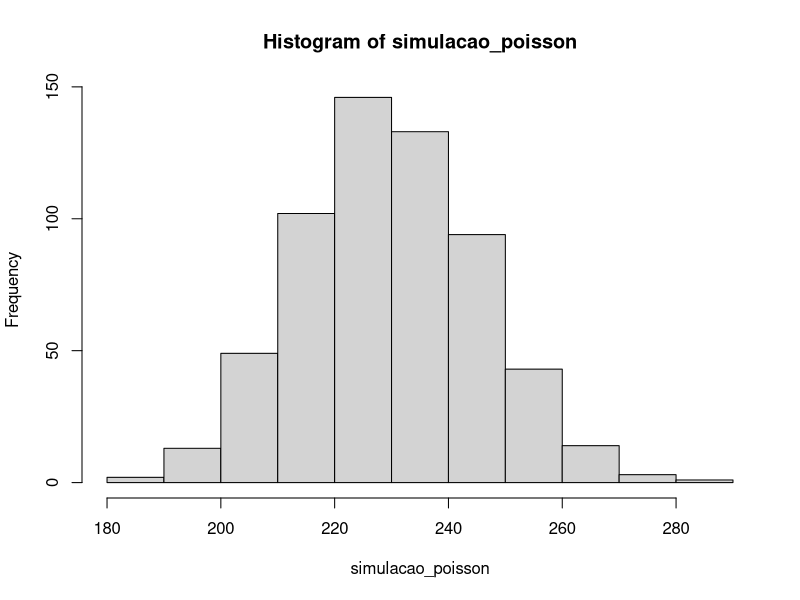
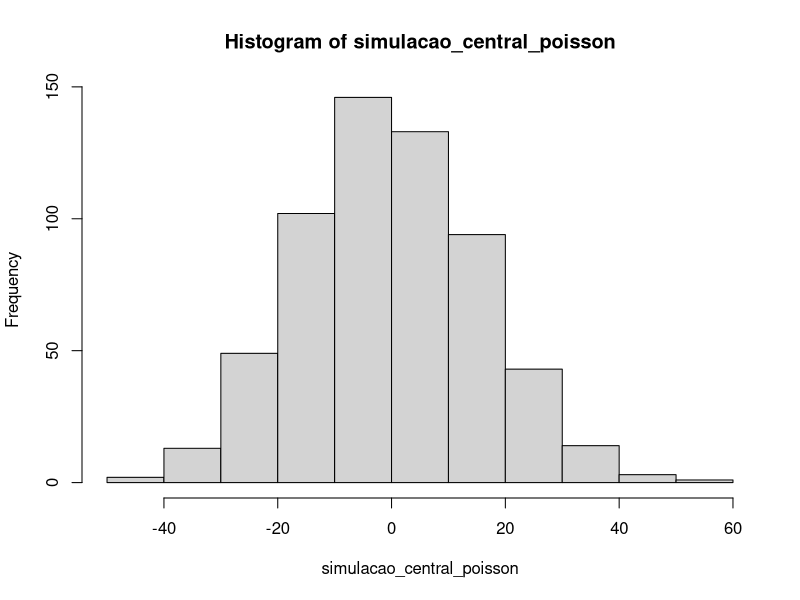

Generate these figures, in order, with R:
# Criando uma distribuição de poisson
simulacao_poisson <- rpois(600, 230)
print(simulacao_poisson)

# Média da distribuição de poisson
mean(simulacao_poisson)

# Centralização da distribuição de poisson
simulacao_central_poisson <- simulacao_poisson - mean(simulacao_poisson)
hist(simulacao_poisson)
hist(simulacao_central_poisson)
